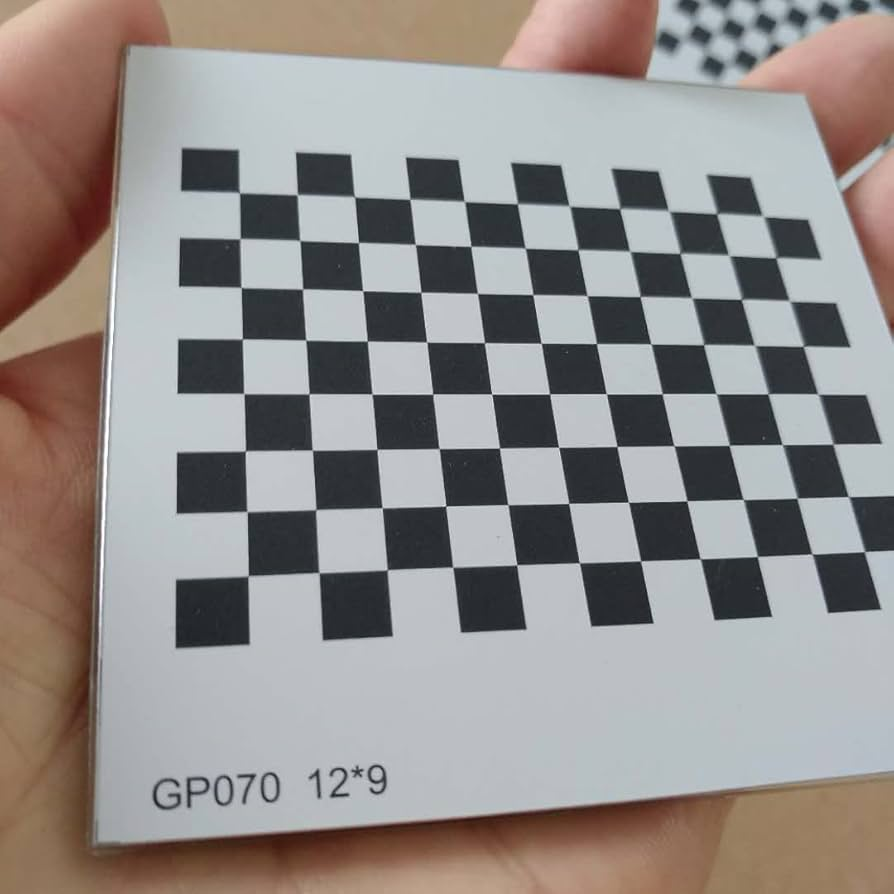
#> input picture calib_images/test.png, 894 x 894 px; its folder holds only this picture in this run
$ python calibration.py   (older library calls are emulated)
#> lines starting #> are read from the running program, lines starting #| are printed output that depends on the picture
### logging_setup.py
# logging_setup.py
"""Centralna konfiguracja logowania dla calego systemu stereo.

Konsola pokazuje poziom z LOG_LEVEL (domyslnie INFO) - czyli to, co istotne
podczas normalnej pracy. Do pliku logs/stereo.log trafia ZAWSZE pelny DEBUG,
zeby po fakcie mozna bylo przesledzic kazdy etap pipeline i wartosci posrednie.

Uzycie (raz, na starcie procesu - CLI lub backend):
    from logging_setup import setup_logging
    setup_logging()
"""
import logging
import logging.handlers
import os
from pathlib import Path

# Folder i nazwa pliku logow - mozna nadpisac zmiennymi srodowiskowymi.
LOG_DIR = Path(os.environ.get("LOG_DIR", "logs"))
LOG_FILE = os.environ.get("LOG_FILE", "stereo.log")

_configured = False


def setup_logging(
    console_level: int | None = None,
    file_level: int = logging.DEBUG,
) -> Path:
    """Konfiguruje root logger: handler konsoli + rotujacy plik DEBUG w logs/.

    Idempotentna - kolejne wywolania nie dokladaja duplikatow handlerow
    (kazdy modul moze ja wywolac bez obawy o powielone linie w logach).

    Args:
        console_level: poziom logow na konsoli; domyslnie z LOG_LEVEL (INFO)
        file_level:    poziom logow w pliku; domyslnie DEBUG (pelna diagnostyka)

    Returns:
        Sciezka do pliku logow.
    """
#> called with file_level = 10
    global _configured

    log_path = LOG_DIR / LOG_FILE
    if _configured:
        return log_path

    if console_level is None:
        # LOG_LEVEL np. DEBUG/INFO/WARNING; nieznana wartosc -> INFO
        level_name = os.environ.get("LOG_LEVEL", "INFO").upper()
        console_level = getattr(logging, level_name, logging.INFO)

    LOG_DIR.mkdir(parents=True, exist_ok=True)

    root = logging.getLogger()
    # Root musi przepuszczac najnizszy z poziomow, inaczej plik nie dostanie DEBUG
    root.setLevel(min(console_level, file_level))

    # Konsola - zwiezly format, tylko to co wazne w danym uruchomieniu
    console = logging.StreamHandler()
    console.setLevel(console_level)
    console.setFormatter(logging.Formatter("%(levelname)s: %(message)s"))

    # Plik - pelny DEBUG z timestampem i nazwa modulu, rotacja po 5 MB (x3 kopie)
    file_handler = logging.handlers.RotatingFileHandler(
        log_path, maxBytes=5 * 1024 * 1024, backupCount=3, encoding="utf-8"
    )
    file_handler.setLevel(file_level)
    file_handler.setFormatter(logging.Formatter(
        "%(asctime)s %(levelname)-7s %(name)s: %(message)s",
        datefmt="%Y-%m-%d %H:%M:%S",
    ))

    # Usuwamy ewentualne handlery z basicConfig(), zeby nie dublowac linii konsoli
    for h in root.handlers[:]:
        root.removeHandler(h)
    root.addHandler(console)
    root.addHandler(file_handler)

    _configured = True
    logging.getLogger(__name__).debug("Logowanie skonfigurowane -> %s (konsola=%s, plik=%s)",
                                       log_path, logging.getLevelName(console_level),
                                       logging.getLevelName(file_level))
    return log_path

### calibration.py
# calibration.py
"""Modul kalibracji kamer - metoda Zhanga (OpenCV).

Obsluguje kalibracje pojedynczej kamery oraz kalibracje stereo.
Wyniki kalibracji (macierze K, wspolczynniki dystorsji, R, T, Q)
sa zapisywane do pliku JSON i wczytywane przez pozostale moduly
(disparity.py, pipeline.py, backend/tasks.py).


Przykladowe uzycie CLI:
    python calibration.py --mode stereo \\
        --left-dir calib_images/left \\
        --right-dir calib_images/right \\
        --output calib_output/stereo.json
"""
import os, json, glob, logging
from pathlib import Path
from dataclasses import dataclass, field
from typing import Optional, overload, Literal
import numpy as np
import cv2

import config
from logging_setup import setup_logging

setup_logging()
log = logging.getLogger(__name__)

# Lokalne aliasy stalych z config - skracaja zapis w calym module
BOARD_ROWS = config.BOARD_ROWS
BOARD_COLS = config.BOARD_COLS
SQUARE_SIZE = config.SQUARE_SIZE_MM
CALIB_DIR = config.CALIB_DIR
CALIB_OUT = config.CALIB_OUTPUT
CRITERIA = config.TERM_CRITERIA


# ---------------------------------------------------------------------------
# Struktury danych dla wykrytych punktow kalibracyjnych
# ---------------------------------------------------------------------------

@dataclass
class CalibrationData:
    """Zebrane punkty kalibracyjne dla pojedynczej kamery.

    obj_points - wspolrzedne 3D naroznikow szachownicy w ukladzie wzorca
                 (Z=0, bo szachownica jest plaska). Jednostka: mm.
    img_points - odpowiadajace im wspolrzedne 2D na obrazie [px].
    Obie listy musza miec te sama dlugosc - kazdy element to jedna klatka.
    """
    obj_points: list   # list[np.ndarray shape (N,3)] - wspolrzedne 3D wzorca
    img_points: list   # list[np.ndarray shape (N,1,2)] - punkty 2D na obrazie
    image_size: tuple[int, int]  # (width, height) - potrzebne do calibrateCamera

    def __len__(self) -> int:
        return len(self.obj_points)


@dataclass
class StereoCalibrationData:
    """Zebrane punkty kalibracyjne dla pary stereo.

    Zawiera wylacznie pary klatek, gdzie OBIE kamery wykryly wzorzec.
    Pary niekompletne (tylko jedna kamera widzi szachownice) sa odrzucane,
    bo stereoCalibrate wymaga odpowiadajacych sobie punktow z obu kamer.
    """
    obj_points: list        # wspolrzedne 3D - wspolne dla obu kamer
    left_points: list       # punkty 2D z lewej kamery
    right_points: list      # punkty 2D z prawej kamery
    image_size: tuple[int, int]

    def __len__(self) -> int:
        return len(self.obj_points)

    # [11 lines left out: functions left, right, not called in this run]


# ---------------------------------------------------------------------------
# Parametry kamer
# ---------------------------------------------------------------------------

@dataclass
class CameraParams:
    """Parametry wewnetrzne pojedynczej kamery.

    camera_matrix - macierz wewnetrzna K (3x3): ogniskowe fx, fy i punkt glowny cx, cy
    dist_coeffs   - wspolczynniki dystorsji obiektywu (k1,k2,p1,p2,k3)
    reproj_error  - RMS bledu reprojekcji z kalibracji [px]; im nizszy, tym lepsza kalibracja
    image_size    - (width, height) obrazow uzytych do kalibracji
    """
    camera_matrix: np.ndarray = field(default_factory=lambda: np.eye(3))
    dist_coeffs: np.ndarray = field(default_factory=lambda: np.zeros(5))
    reproj_error: float = 0.0
    image_size: tuple[int, int] = (0, 0)

    # [23 lines left out: functions undistort, to_dict, from_dict, not called in this run]


@dataclass
class StereoParams:
    """Pelne parametry systemu stereo - kalibracja obu kamer + ich wzajemne polozenie.

    Pola geometrii stereo:
      R, T - rotacja i translacja z lewej do prawej kamery (wynik stereoCalibrate)
      E    - macierz esencjalna (zawiera R i T w skondensowanej formie)
      F    - macierz fundamentalna (jak E, ale w pikselach; przydatna do rysowania linii epipolarnych)

    Pola rektyfikacji (wynik stereoRectify, uzywane przez rectify_maps()):
      R1, R2 - macierze obrotu doprowadzajace kazda kamere do wspolnej plaszczyzny
      P1, P2 - macierze projekcji po rektyfikacji (zawieraja fx, fy, cx, cy)
      Q      - macierz reprojekcji 4x4: przelicza dysparycje na wspolrzedne 3D [mm]
    """
    left: CameraParams = field(default_factory=CameraParams)
    right: CameraParams = field(default_factory=CameraParams)
    R: np.ndarray = field(default_factory=lambda: np.eye(3))
    T: np.ndarray = field(default_factory=lambda: np.zeros((3, 1)))
    E: np.ndarray = field(default_factory=lambda: np.eye(3))
    F: np.ndarray = field(default_factory=lambda: np.eye(3))
    reproj_error: float = 0.0
    # Wyniki stereoRectify - przechowywane, zeby rectify_maps() nie musial
    # wywolywac stereoRectify ponownie przy kazdym uzyciu
    R1: np.ndarray = field(default_factory=lambda: np.eye(3))
    R2: np.ndarray = field(default_factory=lambda: np.eye(3))
    P1: np.ndarray = field(default_factory=lambda: np.zeros((3, 4)))
    P2: np.ndarray = field(default_factory=lambda: np.zeros((3, 4)))
    Q: np.ndarray = field(default_factory=lambda: np.eye(4))  # disparity -> wspolrzedne 3D [mm]

    # [62 lines left out: functions rectify_maps, to_dict, from_dict, not called in this run]


# ---------------------------------------------------------------------------
# Wykrywanie naroznikow szachownicy
# ---------------------------------------------------------------------------

def _board_points(is_landscape: bool = False) -> np.ndarray:
    """Generuje wspolrzedne 3D naroznikow szachownicy w ukladzie wzorca.

    Szachownica jest traktowana jako plaska (Z=0). Wspolrzedne X,Y sa
    wyrazone w milimetrach (numer_naroznika * SQUARE_SIZE_MM).
    Zwrocona tablica ma ksztalt (BOARD_ROWS*BOARD_COLS, 3).

    Przyklad dla szachownicy 3x3 z kwadratem 15mm:
        [(0,0,0), (15,0,0), (30,0,0),
         (0,15,0), (15,15,0), (30,15,0), ...]
    """
    pts = np.zeros((BOARD_ROWS * BOARD_COLS, 3), np.float32)
    # mgrid generuje siatke indeksow, reshape(-1,2) spłaszcza do listy punktow
    if is_landscape:
        pts[:, :2] = np.mgrid[0:BOARD_COLS, 0:BOARD_ROWS].T.reshape(-1, 2)
    else:
        pts[:, :2] = np.mgrid[0:BOARD_ROWS, 0:BOARD_COLS].T.reshape(-1, 2)
    return pts * SQUARE_SIZE


def find_corners(image: np.ndarray) -> Optional[np.ndarray]:
    """Wykrywa narozniki szachownicy na obrazie z precyzja subpikselowa.

    Detekcja odbywa sie na kopii zmniejszonej do CORNER_DETECT_MAX_WIDTH (szybkosc
    przy obrazach 3-4K z telefonow), ale wykryte narozniki sa NASTEPNIE przeskalowane
    z powrotem do wspolrzednych oryginalnego obrazu i dorefinowane subpikselowo na
    pelnej rozdzielczosci. Dzieki temu zwracane wspolrzedne sa zawsze w natywnej
    rozdzielczosci - kalibracja i image_size pozostaja spojne (zob. collect_points).

    Strategia dwuetapowa detekcji:
    1. findChessboardCornersSB - nowsza metoda z wbudowana precyzja subpikselowa,
       lepsza dla wysokich rozdzielczosci i trudnych warunkow oswietleniowych.
    2. findChessboardCorners + cornerSubPix - klasyczna metoda jako fallback,
       gdy SB nie znajdzie wzorca (np. czesciowe zasloniecie szachownicy).

    Args:
        image: obraz BGR lub grayscale

    Returns:
        tablica naroznikow (N,1,2) we wspolrzednych ORYGINALNEGO obrazu,
        lub None jezeli wzorzec nie zostal wykryty
    """
    # Konwersja do skali szarosci - algorytm detekcji naroznikow nie korzysta z koloru
    gray_full = cv2.cvtColor(image, cv2.COLOR_BGR2GRAY) if image.ndim == 3 else image

    # Detekcja na kopii zmniejszonej (jesli obraz jest szerszy niz prog).
    # scale = wspolczynnik z oryginalu do kopii roboczej; do przeliczenia narozników
    # z powrotem mnozymy przez 1/scale.
    h, w = gray_full.shape[:2]

    # Automatyczne dopasowanie siatki w zaleznosci od orientacji obrazu
    is_landscape = w > h
    if is_landscape:
        pattern_size = (BOARD_COLS, BOARD_ROWS)
    else:
        pattern_size = (BOARD_ROWS, BOARD_COLS)

    scale = 1.0
    gray = gray_full
    if w > config.CORNER_DETECT_MAX_WIDTH:
        scale = config.CORNER_DETECT_MAX_WIDTH / w
        gray = cv2.resize(gray_full, (config.CORNER_DETECT_MAX_WIDTH, int(round(h * scale))))

    # Metoda SB: dokladniejsza, wbudowana precyzja subpikselowa w jednym przejsciu
    found, corners = cv2.findChessboardCornersSB(
        gray, pattern_size,
        flags=cv2.CALIB_CB_EXHAUSTIVE | cv2.CALIB_CB_ACCURACY,
    )
    if not found:
        # Fallback: klasyczna metoda findChessboardCorners
        found, corners = cv2.findChessboardCorners(
            gray, pattern_size,
            flags=cv2.CALIB_CB_ADAPTIVE_THRESH + cv2.CALIB_CB_NORMALIZE_IMAGE + cv2.CALIB_CB_FAST_CHECK,
        )
    if not found:
        return None

    # Przeskalowanie naroznikow z powrotem do wspolrzednych oryginalu i finalne
    # doprecyzowanie subpikselowe na pelnej rozdzielczosci (lepsza precyzja -> nizszy RMS)
    if scale != 1.0:
        corners = (corners.astype(np.float32) / scale)
    return cv2.cornerSubPix(
        gray_full, corners.astype(np.float32),
        config.CORNER_SUBPIX_WIN, config.CORNER_SUBPIX_ZERO_ZONE, CRITERIA,
    )


# ---------------------------------------------------------------------------
# Zbieranie punktow - kazdy obraz przetwarzany dokladnie raz
# ---------------------------------------------------------------------------

# [35 lines left out: function _fix_corner_order, not called in this run]


def collect_points(image_paths: list[str]) -> CalibrationData:
    """Wczytuje obrazy i wykrywa narozniki szachownicy dla pojedynczej kamery.

    Kazdy obraz przetwarzany jest dokladnie raz. Wyniki nalezy przekazac
    bezposrednio do _calibrate_from_data(), aby uniknac ponownego wykrywania
    naroznikow (co jest operacja kosztowna obliczeniowo).

    Args:
        image_paths: lista sciezek do obrazow kalibracyjnych

    Returns:
        CalibrationData z zebranymi punktami 2D i 3D
    """
    obj_points, img_points, img_size = [], [], None
    for path in image_paths:
        img = cv2.imread(path)
#> img is the input picture: shape (894, 894, 3); mean B, G, R 139.3, 141.5, 146.9
        if img is None:
            log.warning("Nie mozna wczytac: %s", path)
            continue
        # Rozmiar obrazu pobieramy z pierwszej poprawnie wczytanej klatki
        if img_size is None:
            img_size = (img.shape[1], img.shape[0])
#> img_size = (894, 894)
            is_landscape = img_size[0] > img_size[1]
#> is_landscape = False
            objp = _board_points(is_landscape)
        corners = find_corners(img)
#> in find_corners, `gray_full = cv2.cvtColor(image, cv2.COLOR_BGR2GRAY) if image.ndim == 3..`:
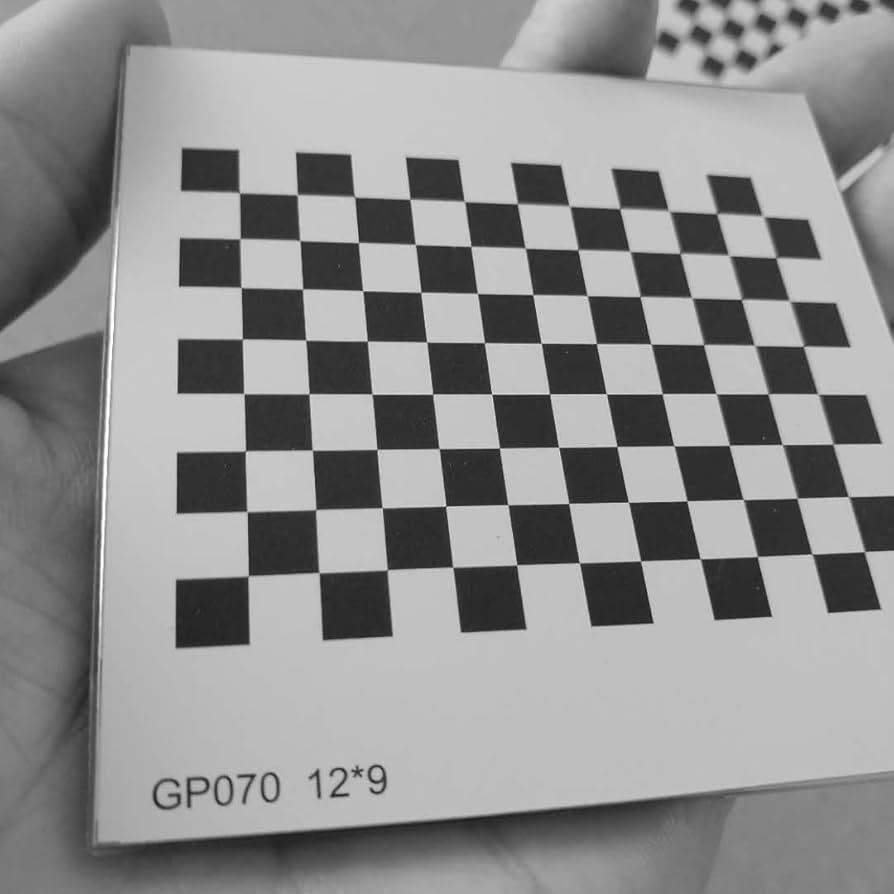
#> gray_full: shape (894, 894); min 16, max 255, mean 143
#> in find_corners, `found, corners = cv2.findChessboardCornersSB( gray, pattern_size, flag..`: found = True; corners = 48 rows, first 8: [239.1, 192.4], [354.3, 196.6], [464.4, 201.2], [569.4, 205.7], [669.2, 210.4], [763.3, 215.9], [239.9, 238.6], [358.3, 242.4]
#> corners = 48 rows, first 8: [239.4, 192.7], [354.5, 196.8], [464.5, 201.5], [569.5, 206], [668.8, 210.8], [763, 216.3], [240.1, 238.7], [358.4, 242.5]
        if corners is None:
            log.warning("Brak naroznikow: %s", path)
            continue
        obj_points.append(objp)
        img_points.append(corners)
        log.info("OK: %s", path)
    log.info("Znaleziono wzorzec w %d/%d obrazach", len(img_points), len(image_paths))
    # Duzy odsetek odrzuconych klatek = problem z wzorcem (rozmiar BOARD_ROWS/COLS,
    # oswietlenie, rozmycie) - sygnalizujemy, bo czesto to przyczyna slabej kalibracji.
    if image_paths and len(img_points) < 0.5 * len(image_paths):
        log.warning("Odrzucono %d/%d klatek - sprawdz rozmiar szachownicy (%dx%d), "
                    "oswietlenie i ostrosc", len(image_paths) - len(img_points),
                    len(image_paths), BOARD_ROWS, BOARD_COLS)
    if not img_points:
        raise ValueError("Nie wykryto wzorca na zadnym obrazie")
    assert img_size is not None  # ustawiane przy pierwszym poprawnym obrazie
    return CalibrationData(obj_points, img_points, img_size)


# [73 lines left out: function collect_stereo_points, not called in this run]


# ---------------------------------------------------------------------------
# Kalibracja
# ---------------------------------------------------------------------------

def _calibrate_from_data(data: CalibrationData) -> CameraParams:
    """Kalibruje kamere na podstawie juz zebranych punktow (bez ponownego I/O).

    Wywoluje cv2.calibrateCamera, ktore metoda Zhanga wyznacza macierz wewnetrzna
    K i wspolczynniki dystorsji minimalizujac blad reprojekcji (RMS [px]).
    Jako punkt startowy przekazujemy macierz jednostkowa i zerowe dystorsje -
    OpenCV sam wyznacza poczatkowe przyblizenie metoda DLT.


    """
    if len(data) < config.MIN_CALIBRATION_IMAGES:
#> (the run stopped early here; a loop or call above may not have finished)
